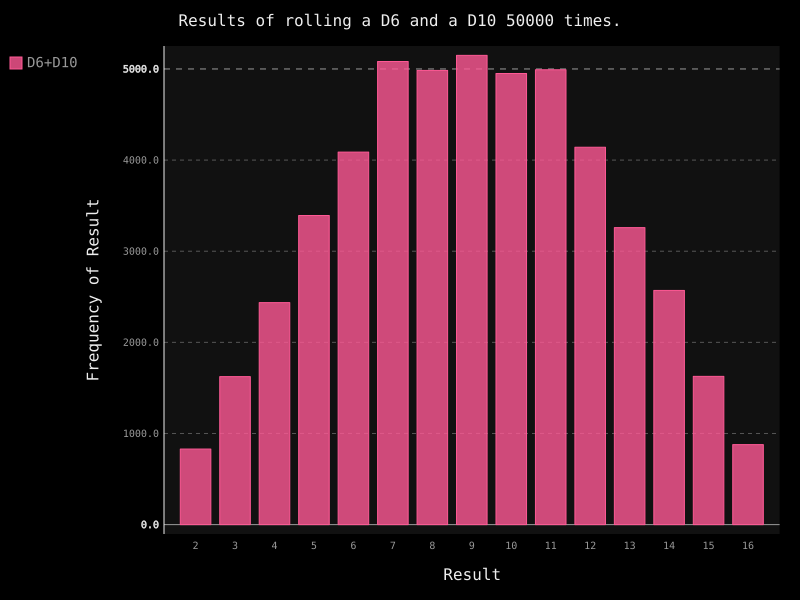

The Python source for this figure:
import pygal
from Die import Die

die_1 = Die()
die_2 = Die(10)

results = []
for roll_num in range(50000):
    result = die_1.roll() + die_2.roll()
    results.append(result)

frequencies = []
max_result = die_1.num_sides + die_2.num_sides

for value in range(2,max_result+1):
    frequencie = results.count(value)
    frequencies.append(frequencie)

print(frequencies)

hist = pygal.Bar()
hist.title = 'Results of rolling a D6 and a D10 50000 times.'

hist.x_labels = []
for value in range(2,max_result+1):
    hist.x_labels.append(str(value))


hist.x_title = 'Result'
hist.y_title = 'Frequency of Result'
hist.add('D6+D10',frequencies)
hist.render_to_file('die_visual.svg')
